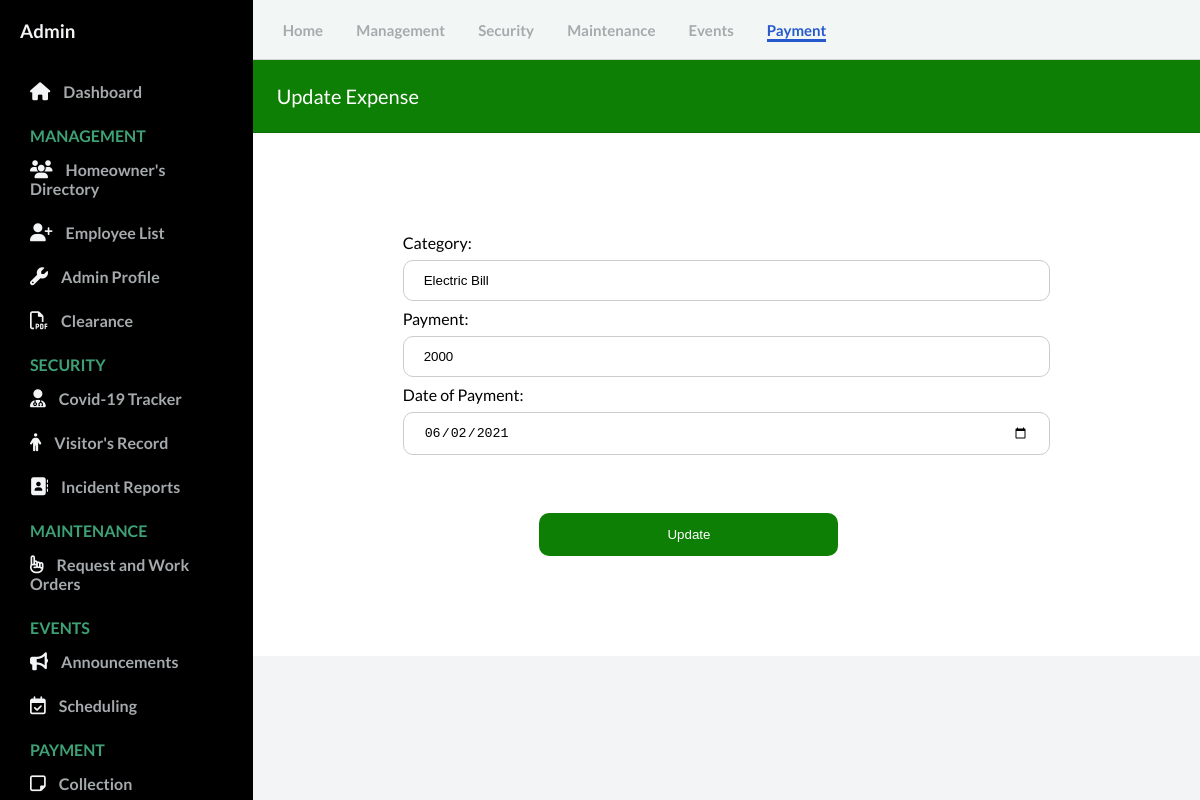
The page /admin/expense_edit.php?edit=3 (signed in) on the database its author committed.
### tables this page shows
CREATE TABLE `expense` (
  `id` int(11) NOT NULL,
  `category` varchar(50) NOT NULL,
  `payment` int(20) NOT NULL,
  `dpay` varchar(50) NOT NULL
);

### admin/expense_crud.php (called while the page is built, shortened)
<?php
$mysqli = new mysqli('remotemysql.com', 'J5BJ2ZlQGm', 'FYAvWP4mmz', 'J5BJ2ZlQGm') or die(mysqli_error($mysqli));
if (isset($_GET['edit'])){
	$id = $_GET['edit'];
	$query = "SELECT * FROM expense WHERE id=?";
	$stmt=$mysqli->prepare($query);
	$stmt->bind_param("i",$id);
	$stmt->execute();
	$result=$stmt->get_result();
	$row = $result->fetch_assoc();
		$category = $row['category'];
		$payment = $row['payment'];
		$dpay = $row['dpay'];
}

### admin/Expense_edit.php (the view, shortened to what this page needs)
<!DOCTYPE html>
<html lang="en">
  <head>
    <link rel="stylesheet" href="css/style.css" />
    <link rel="stylesheet" href="https://stackpath.bootstrapcdn.com/font-awesome/4.7.0/css/font-awesome.min.css">
    <link rel="stylesheet" type="text/css" href="fontawesome-free-5.9.0-web/css/all.css">
  </head>
  <body id="body">
    <div class="container">
      <nav class="navbar">
        <div class="navbar__left">
          <a href="Dashboard.php">Home</a>
          <a href="User.php">Management</a>
          <a href="covid19_tracker.php">Security</a>
          <a href="work_order.php">Maintenance</a>
          <a href="announcement.php">Events</a>
          <a class="active_link" href="invoice.php">Payment</a>
        </div>
      </nav>
<?php require_once 'expense_crud.php'; ?>
      <main>
       <div>
          <div class="card-header_expense" id="user">
            Update Expense
          </div>
          <form action="expense_crud.php" method="post">
              <div class="container_xpnsedit">
                    <div class="column_expense_edit">
                      <label>Category:</label><span><input    type="text" name="category" required="" value="<?php echo $category; ?>"></span>
                      <label>Payment:</label><span><input type="text" name="payment" required="" value="<?php echo $payment; ?>"></span>
                      <label>Date of Payment:</label><span><input type="date" name="dpay" required="" value="<?php echo $dpay; ?>"></span>
                    </div>
                    <button class="button_update" name="update" type="submit">Update</button>
              </div>
          </form>
        </div>
      </main>
      <div id="sidebar">
        <div class="sidebar__title">
            <h3>Admin</h3>
        </div>
        <div class="sidebar__menu">
          <div class="sidebar__link ">
            <i class="fa fa-home"></i>
            <a href="Dashboard.php">Dashboard</a>
          </div>
          <h2>MANAGEMENT</h2>
          <div class="sidebar__link">
            <i class="fa fa-users" aria-hidden="true"></i>
            <a href="User.php">Homeowner's Directory</a>
          </div>
          <div class="sidebar__link">
            <i class="fa fa-user-plus" aria-hidden="true"></i>
            <a href="employees_record.php">Employee List</a>
          </div>
          <div class="sidebar__link">
            <i class="fa fa-wrench"></i>
            <a href="Admin_profile.php">Admin Profile</a>
          </div>
          <div class="sidebar__link">
            <i class="fa fa-file-pdf-o"></i>
            <a href="residency.php">Clearance</a>
          </div>
          <h2>SECURITY</h2>
          <div class="sidebar__link">
            <i class="fa fa-user-md"></i>
            <a href="covid19_tracker.php">Covid-19 Tracker</a>
          </div>
          <div class="sidebar__link">
            <i class="fa fa-male"></i>
            <a href="visitors_record.php">Visitor's Record</a>
          </div>
          <div class="sidebar__link">
            <i class="fa fa-address-book"></i>
            <a href="incident_record.php">Incident Reports</a>
          </div>
          <h2>MAINTENANCE</h2>
          <div class="sidebar__link ">
            <i class="fa fa-hand-o-up"></i>
            <a href="work_order.php">Request and Work Orders</a>
          </div>
          <h2>EVENTS</h2>
          <div class="sidebar__link ">
            <i class="fa fa-bullhorn"></i>
            <a href="Announcement.php">Announcements</a>
          </div>
          <div class="sidebar__link">
            <i class="fa fa-calendar-check-o"></i>
            <a href="Scheduling.php">Scheduling</a>
          </div>
          <h2>PAYMENT</h2>
          <div class="sidebar__link">
            <i class="fa fa-sticky-note-o"></i>
            <a href="invoice.php">Collection</a>
          </div>
      </div>
    </div>
  </body>
</html>

### admin/css/style.css (style rules this page uses)
* { margin: 0; padding: 0; }
body { font-family: 'Lato', sans-serif; box-sizing: border-box; }
.container { display: grid; height: 100vh; grid-template-columns: 0.8fr 1fr 1fr 1fr; grid-template-rows: 0.2fr 3fr; grid-template-areas: "sidebar nav nav nav" "sidebar main main main" }
.navbar { background: #f2f7f5; grid-area: nav; height: 60px; display: flex; align-items: center; justify-content: space-between; padding: 0 30px 0 30px; border-bottom: 1px solid lightgray; }
.navbar__left > a { margin-right: 30px; text-decoration: none; color: #a5aaad; font-size: 15px; font-weight: 700; }
.navbar__left .active_link { color: #265acc; border-bottom: 3px solid #265acc; padding-bottom: 12 px; }
main { background: #f3f4f6; grid-area: main; overflow-y: auto; }
#sidebar { background: #000000; grid-area: sidebar; overflow-y: auto; padding: 20px; -webkit-transition: all 0.5s; transition: all 0.5s; }
.sidebar__title { display:flex; justify-content: space-between; align-items: center; color: #f3f4f6; margin-bottom: 30px; }
.sidebar__menu > h2 { color: #3ea175; font-size: 16px; margin-top: 15px; margin-bottom: 5px; padding: 0 10px; font-weight: 700; }
.sidebar__link { color: #f3f4f6; padding: 10px; border-radius: 3px; margin-bottom: 5px; }
.sidebar__link > a { text-decoration: none; color: #a5aaad; font-weight: 700; }
.sidebar__link >i { margin-right: 10px; font-size: 18px; }
.card-header_expense { padding: 1.50rem; margin-bottom: 0; background-color: #0D7F05; border-bottom: 1px solid rgba(0, 0, 0, 0.125); color: #ffffff; font-size: 20px; }
input[type=text] { width: 100%; padding: 7px 20px; margin: 10px 0; display: inline-block; border: 1px solid #ccc; border-radius: 5px; box-sizing: border-box; }
input[type=text], input[type=password], input[type=date], input[type=time] { width: 100%; padding: 12px 20px; margin: 8px 0; display: inline-block; border: 1px solid #ccc; box-sizing: border-box; border-radius: 10px; }
* { box-sizing: border-box; }
.container_xpnsedit { width: 100%; padding-top: 20px; padding: 100px; margin: auto; background-color: white; }
.column_expense_edit { margin-top: -50px; padding: 50px; }
.button_update { background-color: #0D7F05; color: white; padding: 14px 20px; border: none; width: 40%; border-radius: 10px; cursor: pointer; margin-left: 25%; }
.dropdown-content a, { color: black; padding: 12px 16px; text-decoration: none; display: block; }

### rows shown on the page
expense: category "Electric Bill", payment "2000", dpay "06/02/2021"
